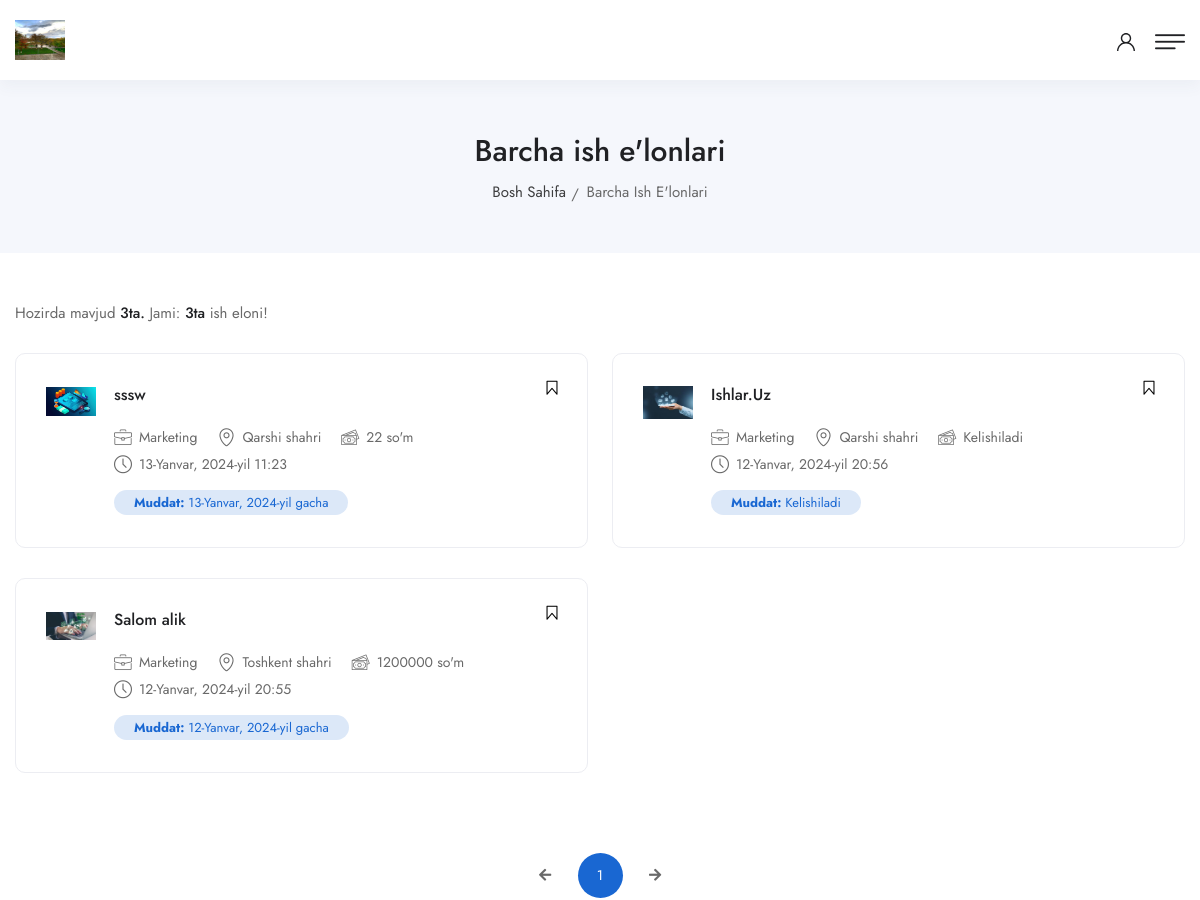
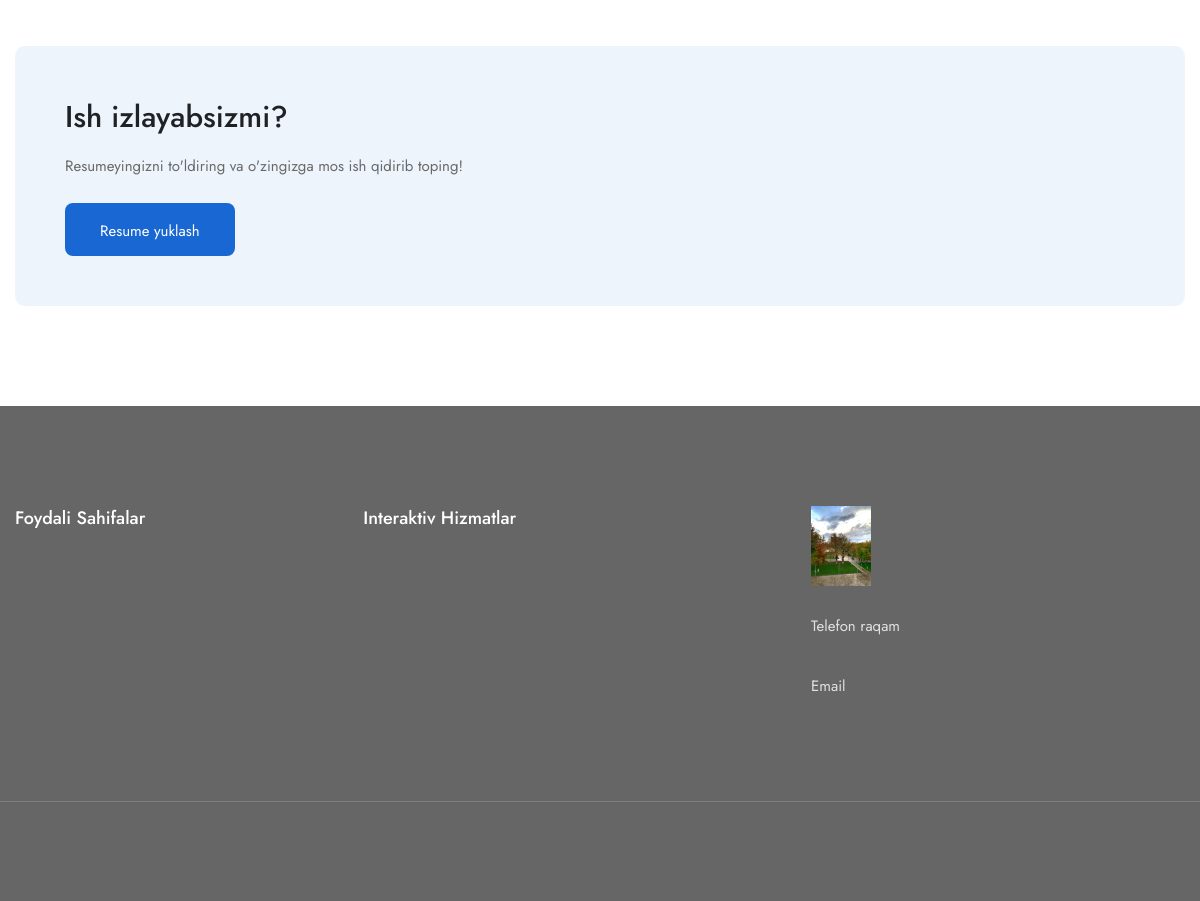
Page /jobs/all/ on the committed database (2 pictures, top to bottom).
### settings_app/models.py (models this page shows, shortened)
class SiteSettings(models.Model):
    title = models.CharField(max_length=455)
    header_logo = models.ImageField(upload_to='logos')
    footer_logo = models.ImageField(upload_to='logos')
    brand_name = models.CharField(max_length=455)

### job_app/models.py (models this page shows, shortened)
class Job(models.Model):
    user = models.ForeignKey(User, on_delete=models.CASCADE)
    category = models.ForeignKey(JobCategory, on_delete=models.CASCADE)
    title = models.CharField(max_length=255)
    icon = models.ImageField(upload_to='icons', null=True, blank=True)
    description = models.TextField()
    file = models.FileField(upload_to='files', null=True, blank=True)
    region = models.ForeignKey(JobRegion, on_delete=models.CASCADE)
    district = models.CharField(max_length=255, blank=True, null=True)
    price = models.BigIntegerField(blank=True, null=True)
    is_none_price = models.BooleanField(default=False)
    deadline = models.DateField(blank=True, null=True)
    is_none_deadline = models.BooleanField(default=False)
    status = models.CharField(max_length=255, default='Kutishda', choices=STATUS_CHOICES, null=True, blank=True)
    created_at = models.DateTimeField(auto_now_add=True)
    updated_at = models.DateTimeField(auto_now=True)
    class Meta:
        ordering = ['-id']
        verbose_name_plural = 'Ishlar'

class JobCategory(models.Model):
    title = models.CharField(max_length=255)
    icon = models.ImageField(upload_to='job-category')
    def __str__(self):
        return self.title
    class Meta:
        verbose_name_plural = 'Ish kategoriyalari'

class JobRegion(models.Model):
    name = models.CharField(max_length=255)
    icon = models.ImageField(upload_to='job-region')
    def __str__(self):
        return self.name
    class Meta:
        verbose_name_plural = 'Viloyatlar'

### JOB/views.py (the view)
    def wrapper(request, *args, **kwargs):
        SEO_SETTINGS = SeoSettings.objects.last()
        SITE_SETTINGS = SiteSettings.objects.last()
        ONE_NAVBAR = OneNavbar.objects.all()
        TWO_NAVBAR = TwoNavbar.objects.all()
        FOOTER_SETTINGS = FooterSettings.objects.last()
        FOOTER_LINKS_1 = FooterLinks.objects.filter(is_useful=True)
        FOOTER_LINKS_2 = FooterLinks.objects.filter(is_useful=False)
        SOCIAL_SETTINGS = SocialSettings.objects.all()
        base_context = {
            'SEO_SETTINGS': SEO_SETTINGS,
            'SITE_SETTINGS': SITE_SETTINGS,
            'ONE_NAVBAR': ONE_NAVBAR,
            'TWO_NAVBAR': TWO_NAVBAR,
            'FOOTER_SETTINGS': FOOTER_SETTINGS,
            'FOOTER_LINKS_1': FOOTER_LINKS_1,
            'FOOTER_LINKS_2': FOOTER_LINKS_2,
            'SOCIAL_SETTINGS': SOCIAL_SETTINGS
        }
        main_context = view_func(request, *args, **kwargs)
        template = main_context.get('template', 'home.html')
        base_context.update(main_context)
        return render(request, template, base_context)

### job_app/views.py (called while the page is built)
@base_page
def all_jobs(request):
    JOBS = Job.objects.filter(status="Aktiv")
    page_num = request.GET.get('page', 1)
    paginator = Paginator(JOBS, 16)
    try:
        page_obj = paginator.page(page_num)
    except PageNotAnInteger:
        page_obj = paginator.page(1)
    except EmptyPage:
        page_obj = paginator.page(paginator.num_pages)
    main_context = {
        'template': 'all-jobs.html',
        'JOBS': page_obj,
        'page_num': page_num,
        'ALL_JOBS': JOBS,
    }
    return main_context

### templates/all-jobs.html (shortened to what this page needs)
{% load static %}
<!DOCTYPE html>
<html lang="uz">
<head>
    <link href="{% static 'css/bootstrap.css' %}" rel="stylesheet">
    <link href="{% static 'css/style.css' %}" rel="stylesheet">
    <link href="{% static 'css/responsive.css' %}" rel="stylesheet">
</head>
<body class="mm-wrapper" style="">
<div class="page-wrapper mm-page mm-slideout" id="mm-0">
    <span class="header-span"></span>
    <header class="main-header header-style-three -type-15">
        <div class="mobile-header">
            <div class="logo">
                <a href="{% url 'home_page' %}">
                    <img src="{{ SITE_SETTINGS.header_logo.url }}" width="50" alt="{{ SITE_SETTINGS.title }}"
                         title="{{ SITE_SETTINGS.title }}">
                </a>
            </div>
            <div class="nav-outer clearfix">
                <div class="outer-box">
                    <div class="login-box">
                        {% if request.user.is_authenticated %}
                        <a href="/cabinet/"><span class="icon-user"></span></a>
                        {% else %}
                        <a href="/accounts/login/"><span class="icon-user"></span></a>
                        {% endif %}
                    </div>
                    <a href="#nav-mobile" class="mobile-nav-toggler navbar-trigger"><span
                            class="flaticon-menu-1"></span></a>
                </div>
            </div>
        </div>
    </header>
    <section class="page-title">
        <div class="auto-container">
            <div class="title-outer">
                <h1>Barcha ish e'lonlari</h1>
                <ul class="page-breadcrumb">
                    <li><a href="{% url 'home_page' %}">Bosh sahifa</a></li>
                    <li>Barcha ish e'lonlari</li>
                </ul>
            </div>
        </div>
    </section>
    <section class="ls-section">
        <div class="auto-container">
            <div class="row">
                <div class="content-column col-lg-12">
                    <div class="ls-outer">
                        <div class="ls-switcher">
                            <div class="showing-result show-filters">
                                <div class="text">Hozirda mavjud <strong>{{ JOBS|length }}ta.</strong> Jami: <strong>{{ ALL_JOBS|length }}ta</strong> ish eloni!</div>
                            </div>
                        </div>
                        <div class="row">
                            {% for job in JOBS %}
                                <div class="job-block col-lg-6 col-md-12 col-sm-12">
                                    <div class="inner-box">
                                        <div class="content">
                                            <span class="company-logo">
                                                {% if job.icon %}
                                                    <img src="{{ job.icon.url }}" alt="AsliddinWeb | Vohid Code">
                                                {% else %}
                                                    <i class="fa fa-box-open display-6"></i>
                                                {% endif %}
                                            </span>
                                            <h4><a href="{% url 'job_detail' pk=job.id %}">{{ job.title }}</a></h4>
                                            <ul class="job-info">
                                                <li><span class="icon flaticon-briefcase"></span> {{ job.category }}</li>
                                                <li><span class="icon flaticon-map-locator"></span> {{ job.region }}</li>
                                                {% if job.is_none_price %}
                                                    <li><span class="icon flaticon-money"></span> Kelishiladi</li>
                                                {% else %}
                                                    <li><span class="icon flaticon-money"></span> {{ job.price }} so'm</li>
                                                {% endif %}
                                                <li><span class="icon flaticon-clock-3"></span> {{ job.created_at }}</li>
                                            </ul>
                                            <ul class="job-other-info">
                                                {% if job.is_none_deadline %}
                                                    <li class="time"><b>Muddat:</b> Kelishiladi</li>
                                                {% else %}
                                                    <li class="time"><b>Muddat:</b> {{ job.deadline }} gacha</li>
                                                {% endif %}
                                            </ul>
                                            <button class="bookmark-btn"><span class="flaticon-bookmark"></span></button>
                                        </div>
                                    </div>
                                </div>
                            {% endfor %}
                        </div>
                        <nav class="ls-pagination mb-5">
                            <ul class="pagination">
                                {% if JOBS.has_previous %}
                                    <li class="prev">
                                        <a href="{{ JOBS.previous_page_number }}" aria-label="Previous">
                                            <i class="fa fa-arrow-left"></i>
                                        </a>
                                    </li>
                                {% else %}
                                    <li class="prev disabled">
                                    <a>
                                        <i class="fa fa-arrow-left"></i>
                                    </a>
                                </li>
                                {% endif %}
                                {% for page_num in JOBS.paginator.page_range %}
                                    <li>
                                        <a class="current-page" href="?page={{ page_num }}">{{ page_num }}</a>
                                    </li>
                                {% endfor %}
                                {% if JOBS.has_next %}
                                    <li class="next">
                                        <a href="?page={{ JOBS.next_page_number }}">
                                            <i class="fa fa-arrow-right"></i>
                                        </a>
                                    </li>
                                    <li><a href="?page={{ JOBS.next_page_number }}" aria-label="Next"><i class="feather-chevron-right"></i></a></li>
                                {% else %}
                                    <li class="next disabled">
                                        <a>
                                            <i class="fa fa-arrow-right"></i>
                                        </a>
                                    </li>
                                {% endif %}
                            </ul>
                        </nav>
                        <div class="call-to-action-four style-two">
                            <h5>Ish izlayabsizmi?</h5>
                            <p>Resumeyingizni to'ldiring va o'zingizga mos ish qidirib toping!</p>
                            <a href="{% url 'cabinet_page' %}" class="theme-btn btn-style-one bg-blue"><span class="btn-title">Resume yuklash</span></a>
                            <div class="image" style="background-image: url({% static 'images/resource/ads-bg-4.png' %});"></div>
                        </div>
                    </div>
                </div>
            </div>
        </div>
    </section>
    <footer class="main-footer style-six -type-2">
        <div class="auto-container">
            <div class="widgets-section">
                <div class="row">
                    <div class="col-lg-7 col-md-12 col-sm-12">
                        <div class="row">
                            <div class="footer-column col-lg-6 col-md-6 col-sm-12">
                                <div class="footer-widget links-widget">
                                    <h4 class="widget-title">Foydali Sahifalar</h4>
                                </div>
                            </div>
                            <div class="footer-column col-lg-6 col-md-6 col-sm-12">
                                <div class="footer-widget links-widget">
                                    <h4 class="widget-title">Interaktiv Hizmatlar</h4>
                                </div>
                            </div>
                        </div>
                    </div>
                    <div class="col-xl-3 col-lg-4 offset-lg-1 col-md-12">
                        <div class="footer-column about-widget">
                            <div class="logo">
                                <a href="{% url 'home_page' %}">
                                    <img src="{{ SITE_SETTINGS.footer_logo.url }}" width="60"
                                         alt="{{ SITE_SETTINGS.title }}">
                                </a>
                            </div>
                            <div class="footer-item">
                                <div class="title">Telefon raqam</div>
                            </div>
                            <div class="footer-item">
                                <div class="title">Email</div>
                            </div>
                        </div>
                    </div>
                </div>
            </div>
        </div>
        <div class="footer-bottom">
        </div>
    </footer>
</div>
</body>
</html>

### static/css/responsive.css (style rules this page uses)
@media only screen and (max-width: 1600px) { .main-header .logo { padding: 15px 0; } }
@media only screen and (max-width: 1600px) { .header-span { height: 80px; } }
@media only screen and (max-width: 1600px) { .main-header .logo { margin-right: 60px; } }
@media only screen and (max-width: 1366px) { .job-block h4 { font-size: 16px; } }
@media only screen and (max-width: 1366px) { .main-footer .widgets-section { padding-bottom: 0; } }
@media only screen and (max-width: 1366px) { .mobile-header, .mm-add-listing, #toggle-user-sidebar, .nav-outer .mobile-nav-toggler { display: block; } }
@media only screen and (max-width: 1366px) { .nav-outer .mobile-nav-toggler { display: flex; height: 30px; width: 30px; justify-content: center; align-items: center; } }
@media only screen and (max-width: 1366px) { .main-header .logo img { max-width: none; height: 40px; } }
@media only screen and (max-width: 1366px) { .mobile-header .outer-box { margin-top: 7px; padding: 0; } }
@media only screen and (max-width: 1366px) { .main-header { background: #ffffff; } }

### static/css/mmenu.css (style rules this page uses)
:root { --mm-line-height:20px;--mm-listitem-size:44px;--mm-navbar-size:44px;--mm-offset-top:0;--mm-offset-right:0;--mm-offset-bottom:0;--mm-offset-left:0;--mm-color-border:rgba(0, 0, 0, 0.1);--mm-color-button:rgba(0, 0, 0, 0.3);--mm-color-text:rgba(0, 0, 0, 0.75);--mm-color-text-dimmed:rgba(0, 0, 0, 0.3);--mm-color-background:#f3f3f3;--mm-color-background-highlight:rgba(0, 0, 0, 0.05);--mm-color-background-emphasis:rgba(255, 255, 255, 0.4);--mm-shadow:0 0 10px rgba(0, 0, 0, 0.3) }
.mm-wrapper { overflow-x:hidden;position:relative }
.mm-page { -webkit-box-sizing:border-box;box-sizing:border-box;position:relative }
.mm-slideout { -webkit-transition:-webkit-transform .4s ease;transition:-webkit-transform .4s ease;-o-transition:transform .4s ease;transition:transform .4s ease;transition:transform .4s ease,-webkit-transform .4s ease;z-index:1 }
:root { --mm-iconbar-size:50px }
:root { --mm-iconpanel-size:50px }
:root { --mm-sidebar-collapsed-size:50px;--mm-sidebar-expanded-size:440px }

### rows in the picture
SiteSettings: header_logo (picture), footer_logo (picture)
Job: icon (picture), title "sssw", category "Marketing", region "Qarshi shahri", price "22", created_at "13-Yanvar, 2024-yil 11:23", deadline "13-Yanvar, 2024-yil"
Job: icon (picture), title "Ishlar.Uz", category "Marketing", region "Qarshi shahri", is_none_price True (drawn), created_at "12-Yanvar, 2024-yil 20:56", shows "Muddat:", is_none_deadline "Kelishiladi"
Job: icon (picture), title "Salom alik", category "Marketing", region "Toshkent shahri", price "1200000", created_at "12-Yanvar, 2024-yil 20:55", deadline "12-Yanvar, 2024-yil"

### other values in the picture
{{ JOBS|length }} "3"
{{ ALL_JOBS|length }} "3"
{{ page_num }} "1"
